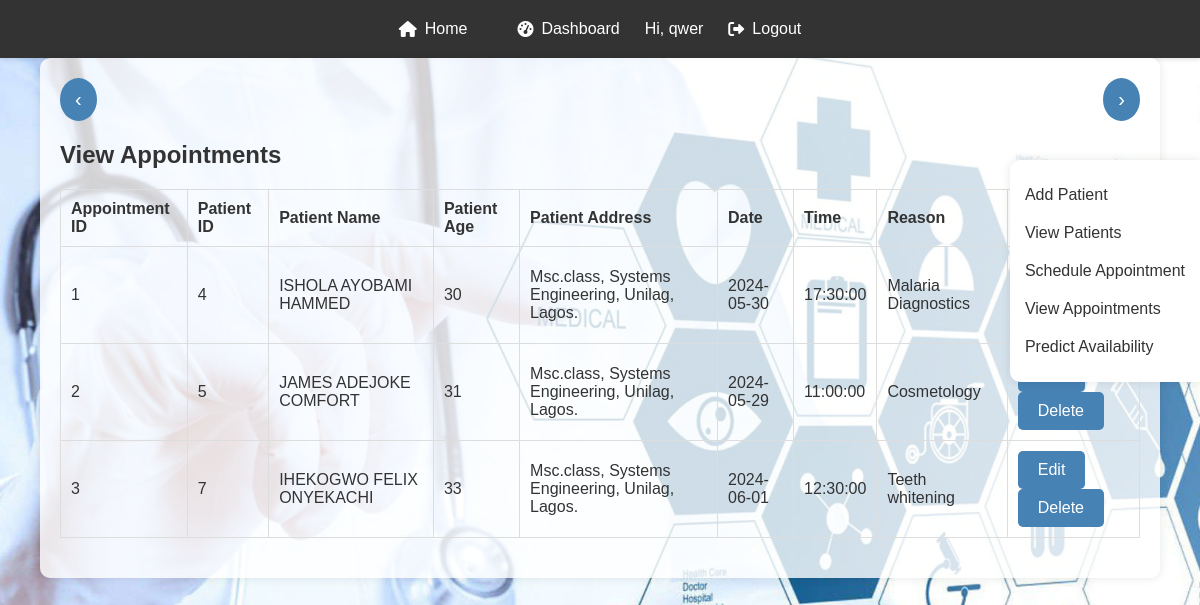
The app's page /view_appointments (signed in) with its own data.
### models.py (models this page shows)
class User(UserMixin, db.Model):
    id = db.Column(db.Integer, primary_key=True)
    username = db.Column(db.String(150), unique=True, nullable=False)
    password = db.Column(db.String(150), nullable=False)

class Appointment(db.Model):
    id = db.Column(db.Integer, primary_key=True)
    patient_id = db.Column(db.Integer, db.ForeignKey('patient.id'), nullable=False)
    date = db.Column(db.Date, nullable=False)
    time = db.Column(db.Time, nullable=False)
    reason = db.Column(db.String(200), nullable=False)
    patient = db.relationship('Patient', backref=db.backref('appointments', lazy=True))

class Patient(db.Model):
    id = db.Column(db.Integer, primary_key=True)
    name = db.Column(db.String(150), nullable=False)
    age = db.Column(db.Integer, nullable=False)
    address = db.Column(db.String(200), nullable=False)

### app.py (the view)
@app.route('/view_appointments')
@login_required
def view_appointments():
    appointments = db.session.query(Appointment, Patient).join(Patient, Appointment.patient_id == Patient.id).all()
    return render_template('view_appointments.html', title='View Appointments', appointments=appointments)

### app.py (called while the page is built)
@login_manager.user_loader
def load_user(user_id):
    return User.query.get(int(user_id))

### templates/view_appointments.html (shortened to what this page needs)
{% extends 'base.html' %}
{% block content %}
<div class="navigation-buttons">
    <a href="#" class="previous round" onclick="goBack()">&#8249;</a>
    <a href="#" class="next round" onclick="goForward()">&#8250;</a>
</div>
<h2>View Appointments</h2>
<table>
    <thead>
        <tr>
            <th>Appointment ID</th>
            <th>Patient ID</th>
            <th>Patient Name</th>
            <th>Patient Age</th>
            <th>Patient Address</th>
            <th>Date</th>
            <th>Time</th>
            <th>Reason</th>
            <th>Actions</th>
        </tr>
    </thead>
    <tbody>
        {% for appointment, patient in appointments %}
        <tr>
            <td>{{ appointment.id }}</td>
            <td>{{ patient.id }}</td>
            <td>{{ patient.name }}</td>
            <td>{{ patient.age }}</td>
            <td>{{ patient.address }}</td>
            <td>{{ appointment.date }}</td>
            <td>{{ appointment.time }}</td>
            <td>{{ appointment.reason }}</td>
            <td>
                <a href="{{ url_for('edit_appointment', id=appointment.id) }}" class="btn btn-primary">Edit</a>
                <form action="{{ url_for('delete_appointment', id=appointment.id) }}" method="post" style="display: inline;">
                    <button type="submit" class="btn btn-danger">Delete</button>
                </form>
            </td>
        </tr>
        {% endfor %}
    </tbody>
</table>
<div class="mini-nav">
    <ul>
        <li><a href="{{ url_for('add_patient') }}">Add Patient</a></li>
        <li><a href="{{ url_for('view_patients') }}">View Patients</a></li>
        <li><a href="{{ url_for('add_appointment') }}">Schedule Appointment</a></li>
        <li><a href="{{ url_for('view_appointments') }}">View Appointments</a></li>
        <li><a href="{{ url_for('predictions') }}">Predict Availability</a></li>
    </ul>
</div>
{% endblock %}

### templates/base.html (shortened to what this page needs)
<!doctype html>
<html lang="en">
<head>
    <link rel="stylesheet" href="{{ url_for('static', filename='styles.css') }}">
    <link rel="stylesheet" href="https://cdnjs.cloudflare.com/ajax/libs/font-awesome/6.0.0-beta3/css/all.min.css">
</head>
<body>
    <nav>
        <a href="{{ url_for('home') }}"><i class="fas fa-home"></i> Home</a>
        {% if current_user.is_authenticated %}
            <a href="{{ url_for('dashboard') }}"><i class="fas fa-tachometer-alt"></i> Dashboard</a>
            <span>Hi, {{ current_user.username }}</span>
            <a href="{{ url_for('logout') }}"><i class="fas fa-sign-out-alt"></i> Logout</a>
        {% else %}
            <a href="{{ url_for('login') }}"><i class="fas fa-sign-in-alt"></i> Login</a>
            <a href="{{ url_for('register') }}"><i class="fas fa-user-plus"></i> Register</a>
        {% endif %}
    </nav>
    <div class="container">
        {% block content %}{% endblock %}
    </div>
</body>
</html>

### static/styles.css (style rules this page uses)
body { background-image: url('../static/hospital.jpeg'); background-size: cover; background-repeat: no-repeat; background-attachment: fixed; font-family: Arial, sans-serif; color: #333; margin: 0; padding: 0; }
nav { background-color: #333; color: #fff; padding: 10px 20px; display: flex; justify-content: center; align-items: center; box-shadow: 0 2px 4px rgba(0, 0, 0, 0.1); }
nav a { color: #fff; margin: 0 10px; text-decoration: none; font-size: 16px; transition: color 0.3s ease, background-color 0.3s ease, transform 0.3s ease; padding: 10px 15px; border-radius: 5px; display: flex; align-items: center; }
nav a i { margin-right: 8px; }
.container { width: 90%; max-width: 1200px; margin: auto; padding: 20px; background-color: rgba(255, 255, 255, 0.8); border-radius: 10px; box-shadow: 0 0 10px rgba(0, 0, 0, 0.1); }
table { width: 100%; border-collapse: collapse; margin-bottom: 20px; }
table, th, td { border: 1px solid #ddd; }
th, td { padding: 10px; text-align: left; }
a { text-decoration: none; display: inline-block; padding: 8px 16px; }
.previous { background-color: #f1f1f1; color: black; }
.next { background-color: #4682B4; color: white; }
.round { border-radius: 50%; }
.btn { display: inline-block; padding: 10px 20px; font-size: 16px; color: #fff; background-color: steelblue; border: none; border-radius: 5px; cursor: pointer; transition: background-color 0.3s ease; }
.navigation-buttons { display: flex; justify-content: space-between; margin-bottom: 20px; }
.navigation-buttons a { text-decoration: none; display: inline-block; padding: 10px 15px; font-size: 20px; border-radius: 50%; background-color: #f1f1f1; color: black; transition: background-color 0.3s ease, color 0.3s ease; }
.navigation-buttons .previous, .navigation-buttons .next { background-color: #4682B4; color: white; }
.mini-nav { position: fixed; top: 20%; right: 0; background-color: #fff; border-radius: 10px 0 0 10px; box-shadow: 0 0 10px rgba(0, 0, 0, 0.1); }
.mini-nav ul { list-style-type: none; padding: 0; }
.mini-nav li { margin: 0; }
.mini-nav a { display: block; padding: 10px 15px; color: #333; text-decoration: none; transition: background-color 0.3s ease; }

### records on screen
User: username "qwer"
Appointment: id "1", id "4", name "ISHOLA AYOBAMI HAMMED", age "30", address "Msc.class, Systems Engineering, Unilag, Lagos.", date "2024-05-30", time "17:30:00", reason "Malaria Diagnostics"
Appointment: id "2", id "5", name "JAMES ADEJOKE COMFORT", age "31", address "Msc.class, Systems Engineering, Unilag, Lagos.", date "2024-05-29", time "11:00:00", reason "Cosmetology"
Appointment: id "3", id "7", name "IHEKOGWO FELIX ONYEKACHI", age "33", address "Msc.class, Systems Engineering, Unilag, Lagos.", date "2024-06-01", time "12:30:00", reason "Teeth whitening"
